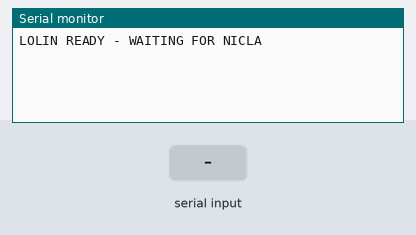
A sketch run on a simulated ESP32. Shown: the last lines printed to the serial monitor. The inputs (shaded band) are chosen by the test bench.

Above: at 2.7 s.
2.8 s: "UNHARMED\n" received over the second serial link
At 3.9 s:
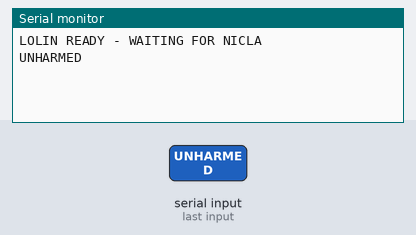
4.3 s: "HARMED\n" received over the second serial link
At 5.0 s:
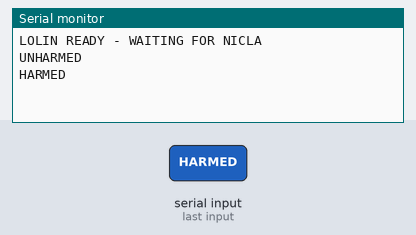
5.8 s: "STABLE\n" received over the second serial link
At 6.2 s:
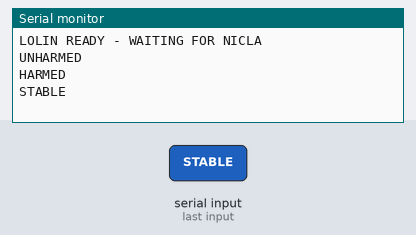

Measured:
- after the input at 2.8 s, the serial monitor: prints a new line at once (image 1)
- after the input at 4.3 s, the serial monitor: prints a new line at once (image 2)
- after the input at 5.8 s, the serial monitor: prints a new line at once (image 3)

The sketch:

Pico_test.ino
```cpp
#include <Arduino.h>

String received = "";

void setup() {
  Serial.begin(115200);
  delay(1500);

  Serial1.begin(115200, SERIAL_8N1, 37, 39);

  Serial.println("LOLIN READY - WAITING FOR NICLA");
}

void loop() {
  while (Serial1.available()) {
    char c = Serial1.read();

    if (c == '\n' || c == '\r') {
      received.trim();

      if (received.indexOf("UNHARMED") >= 0) {
        Serial.println("UNHARMED");
      }
      else if (received.indexOf("HARMED") >= 0) {
        Serial.println("HARMED");
      }
      else if (received.indexOf("STABLE") >= 0) {
        Serial.println("STABLE");
      }

      received = "";
    }
    else if (c >= 32 && c <= 126) {
      if (received.length() < 40) {
        received += c;
      }
    }
  }
}
```
